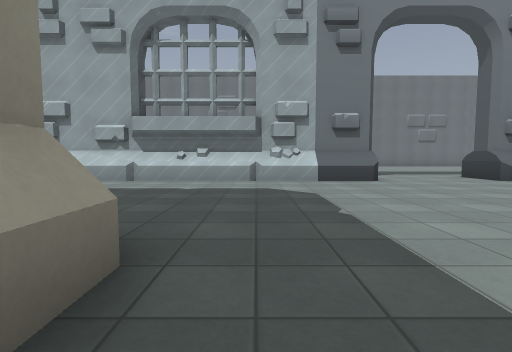
View 1 (above)

24 first-person views from a walk through a 3-D level made in the Godot game engine. The camera is 1.2 m above the floor, tilts 4° down and sees 85° across. The floor is counted in squares, 2 m on a side. Each view is taken from the middle of a square. On the plan, view 1 faces up. The plan holds only what a view shows up to about 9 squares ahead; the rest is blank. The place goes on beyond the plan. Flat picture figures and markers are left out. Characters and animated objects are left out. Some surface patterns are stand-ins.

View 2
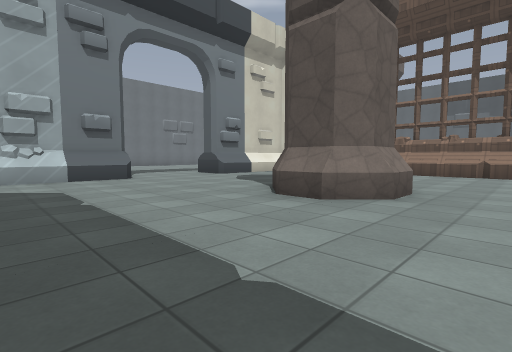

View 3
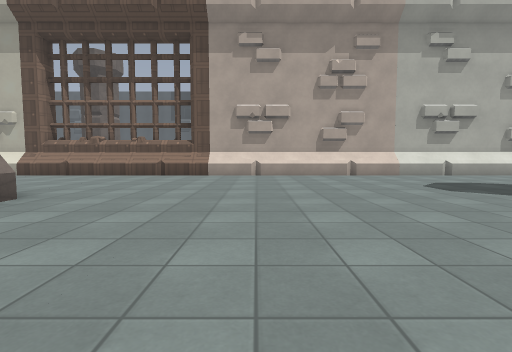

View 4
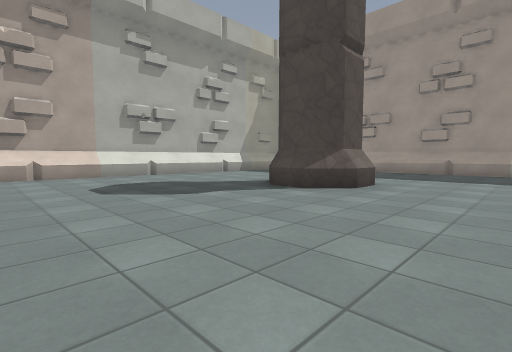

View 5
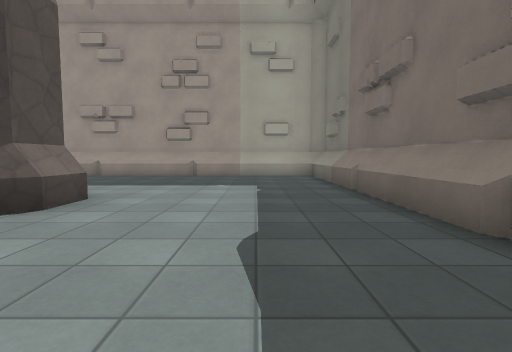

View 6
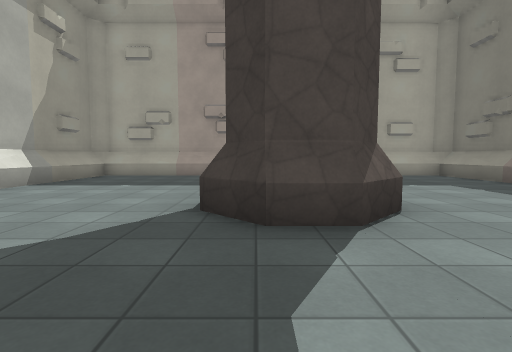

View 7
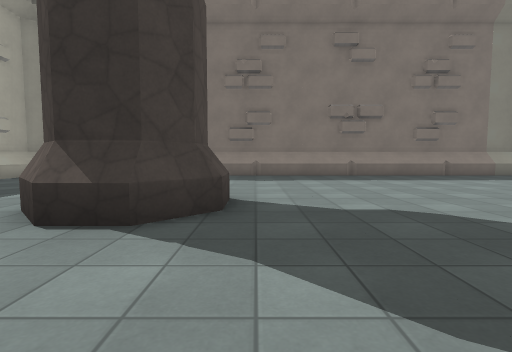

View 8
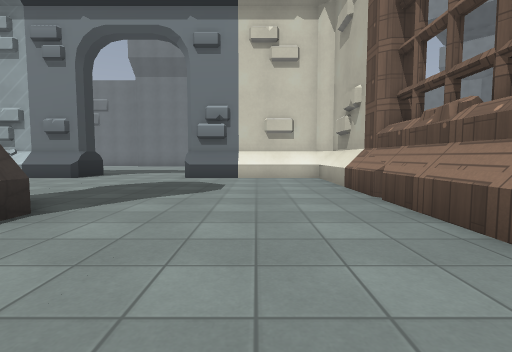

View 9
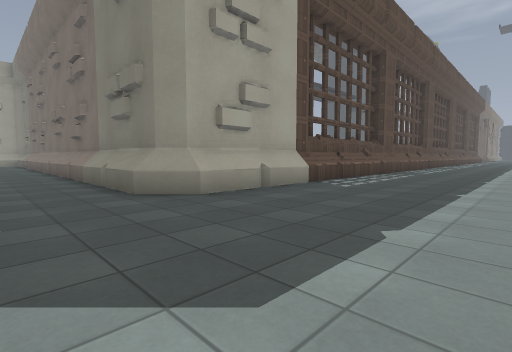

View 10
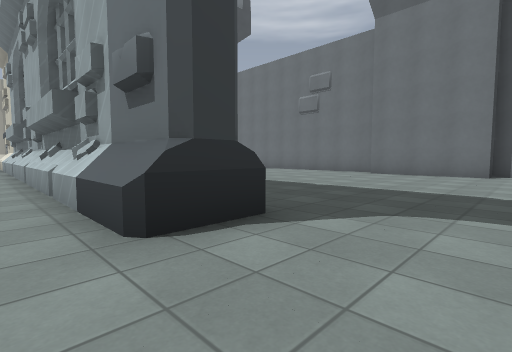

View 11
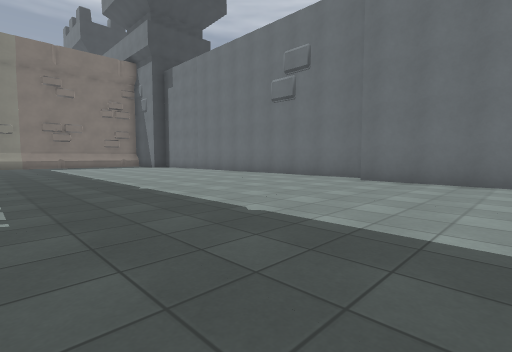

View 12
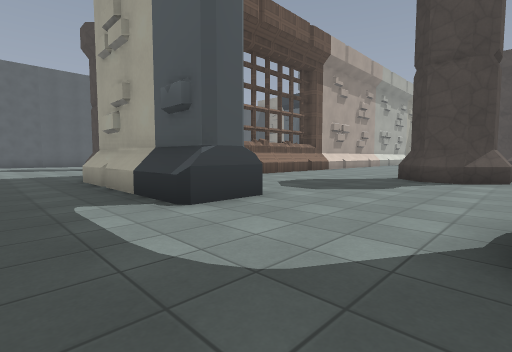

View 13
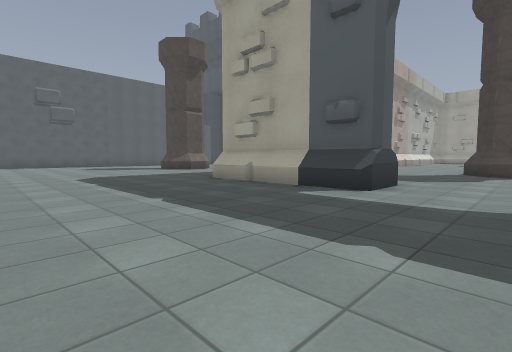

View 14
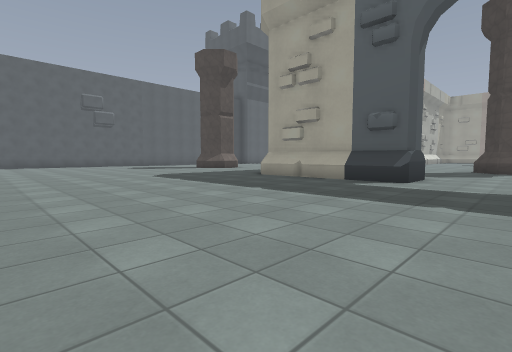

View 15
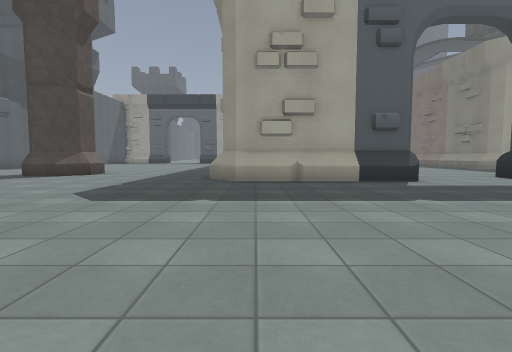

View 16
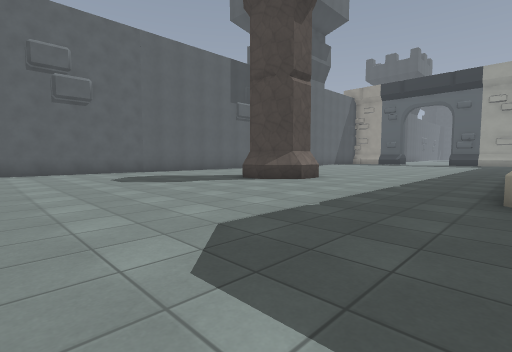

View 17
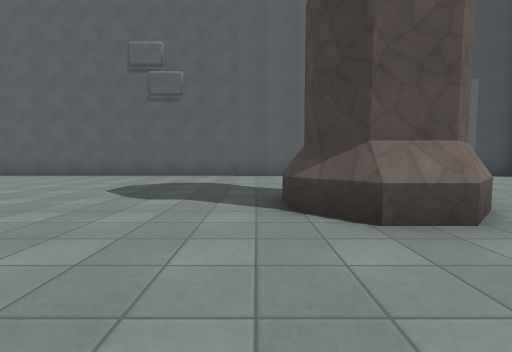

View 18
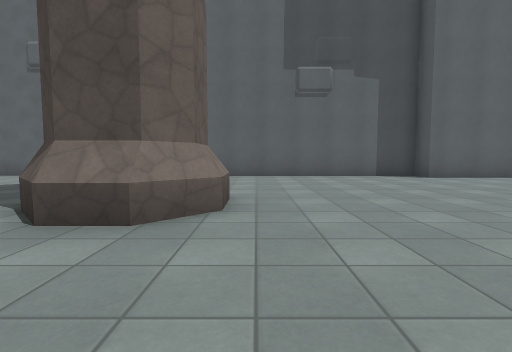

View 19
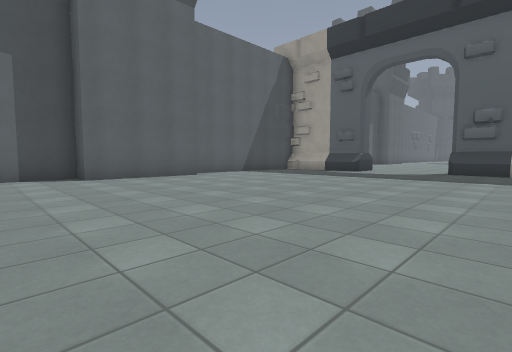

View 20
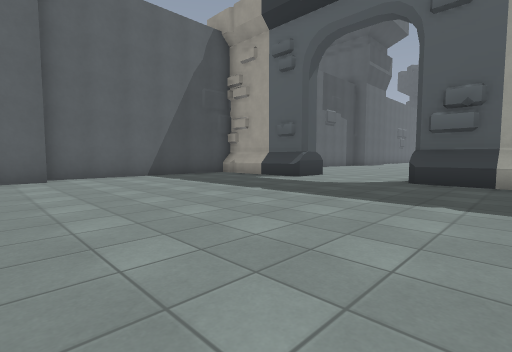

View 21
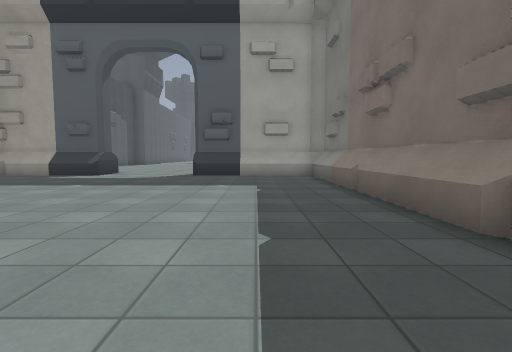

View 22
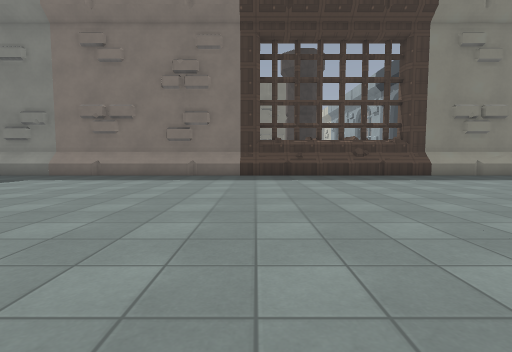

View 23
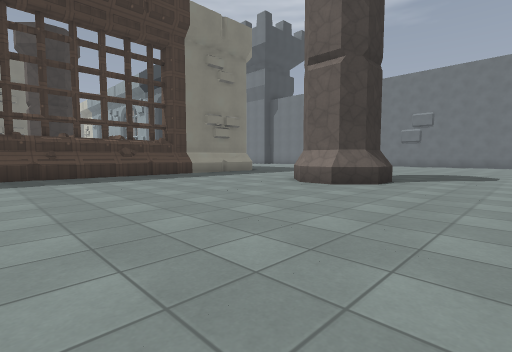

View 24
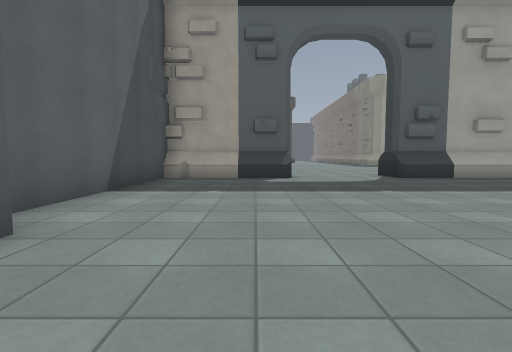

### Floor plan
Key: @ floor where view 1 was taken; # wall or solid block; . floor; ^ raised ledge.
Columns run from 10 left of view 1 to 22 right of it. Each row starts with its distance up from view 1.
 16         ...####
 15        .................        #
 14       ....................     .#
 13      .....................   ...#
 12     ............................#
 11    .............................#
 10    .............................#
  9      ...........................#
  8              #..######..........#
  7    ##########^..######..........#
  6   ..................##....##....#
  5 ....................##....##....#
  4 ....................##..........#
  3  ...................##..........#
  2   ########....##....##..........#
  1          #....##....##..........#
  0          #@.........##..........#
 -1          #..........##.........##
 -2          #..........##.........#
 -3          #..........##.........#
 -4          #..........##.........##
 -5          #..........##..........#
 -6          #..........##..........#
 -7          #..........##..........#
 -8          #..........##..........#
 -9          #..........##..........#
-10          #....##....######..#####
-11          #....##....#    ^..#
-12          #..........#     ..
-13          #..........#
-14          #..........#
-15          #..........#
-16          ############

Positions as (right, up) in squares from view 1, and headings:
1: (0, 0), facing up
2: (0, -1), facing up-right
3: (1, -3), facing right
4: (1, -5), facing down-right
5: (1, -7), facing down
6: (5, -7), facing down
7: (8, -9), facing left
8: (8, -1), facing up
9: (1, 6), facing down-left
10: (5, 6), facing up-left
11: (4, 9), facing up-left
12: (3, 10), facing down-right
13: (4, 13), facing down-right
14: (4, 15), facing down-right
15: (10, 15), facing down
16: (11, 12), facing down-right
17: (13, 7), facing right
18: (13, 4), facing right
19: (13, 1), facing down-right
20: (13, -3), facing down-right
21: (13, -1), facing down
22: (20, -1), facing left
23: (20, -1), facing up-left
24: (19, -2), facing down
